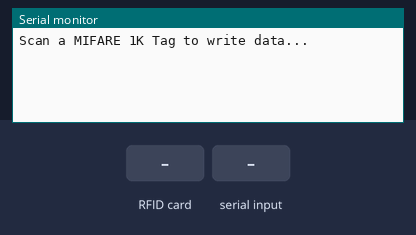
Bench run of a sketch on a simulated ESP8266 (NodeMCU). Parts: the last lines printed to the serial monitor. The test bench sets the inputs (shaded band).

Above: at 1.2 s.
1.3 s: RFID card 5E 7A 19 C4 held to the reader
At 2.5 s:
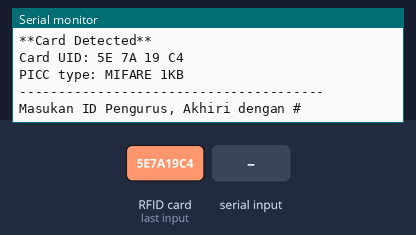
2.8 s: "1#" received over Serial
At 4.0 s:
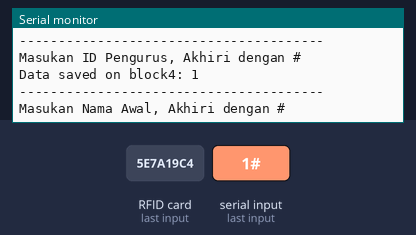
4.3 s: "0#" received over Serial
At 5.1 s:
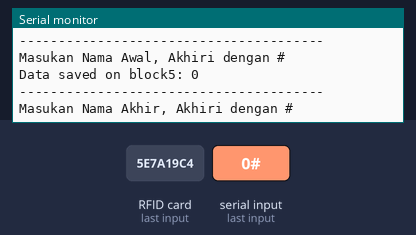
5.8 s: "2#" received over Serial
At 6.2 s:
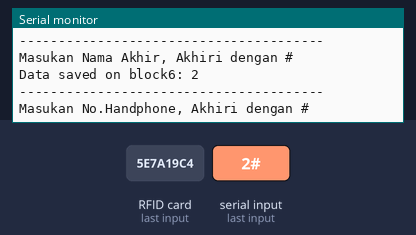
7.3 s: "1#" received over Serial
At 8.5 s:
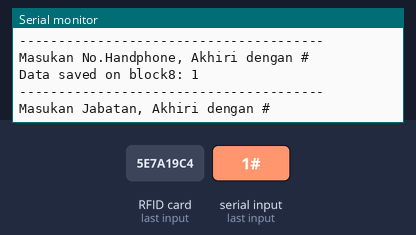
Timing chart, 0 to 9.8 s (numbered marks = the images above; inputs shaded):
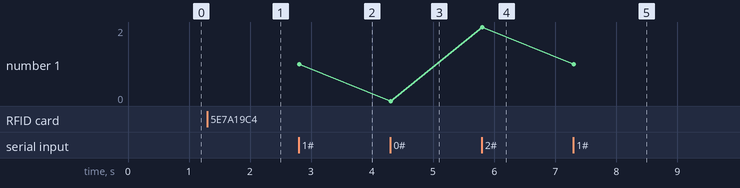

The sketch:

input_data.ino
```cpp
#include <SPI.h>
#include <MFRC522.h>
//--------------------------------------------------
//GPIO 0 --> D3
//GPIO 2 --> D4
const uint8_t RST_PIN = D3;
const uint8_t SS_PIN = D4;
//--------------------------------------------------
MFRC522 mfrc522(SS_PIN, RST_PIN);
MFRC522::MIFARE_Key key;
//--------------------------------------------------
/* Be aware of Sector Trailer Blocks */
int blockNum = 4;
/* Create array to read data from Block */
/* Length of buffer should be 4 Bytes
more than the size of Block (16 Bytes) */
byte bufferLen = 18;
byte readBlockData[18];
//--------------------------------------------------
MFRC522::StatusCode status;
//--------------------------------------------------


void setup() {
  //------------------------------------------------------
  //Initialize serial communications with PC
  Serial.begin(9600);
  //------------------------------------------------------
  //Initialize SPI bus
  SPI.begin();
  //------------------------------------------------------
  //Initialize MFRC522 Module
  mfrc522.PCD_Init();
  Serial.println("Scan a MIFARE 1K Tag to write data...");
  //------------------------------------------------------
}


/****************************************************************************************************
 * loop() function
 ****************************************************************************************************/
void loop() {
  //------------------------------------------------------------------------------
  /* Prepare the ksy for authentication */
  /* All keys are set to FFFFFFFFFFFFh at chip delivery from the factory */
  for (byte i = 0; i < 6; i++) {
    key.keyByte[i] = 0xFF;
  }
  //------------------------------------------------------------------------------
  /* Look for new cards */
  /* Reset the loop if no new card is present on RC522 Reader */
  if (!mfrc522.PICC_IsNewCardPresent()) { return; }
  //------------------------------------------------------------------------------
  /* Select one of the cards */
  if (!mfrc522.PICC_ReadCardSerial()) { return; }
  //------------------------------------------------------------------------------
  Serial.print("\n");
  Serial.println("**Card Detected**");
  /* Print UID of the Card */
  Serial.print(F("Card UID:"));
  for (byte i = 0; i < mfrc522.uid.size; i++) {
    Serial.print(mfrc522.uid.uidByte[i] < 0x10 ? " 0" : " ");
    Serial.print(mfrc522.uid.uidByte[i], HEX);
  }
  Serial.print("\n");
  /* Print type of card (for example, MIFARE 1K) */
  Serial.print(F("PICC type: "));
  MFRC522::PICC_Type piccType = mfrc522.PICC_GetType(mfrc522.uid.sak);
  Serial.println(mfrc522.PICC_GetTypeName(piccType));

  //------------------------------------------------------------------------------
  byte buffer[18];
  byte len;
  //wait until 20 seconds for input from serial
  Serial.setTimeout(20000L);
  //MMMMMMMMMMMMMMMMMMMMMMMMMMMMMMMMMMMMMMMMMMMMMMMMMMMMMMMMMMMMMMM
  Serial.println(F("---------------------------------------"));
  Serial.println(F("Masukan ID Pengurus, Akhiri dengan #"));
  len = Serial.readBytesUntil('#', (char *)buffer, 16);
  //add empty spaces to the remaining bytes of buffer
  for (byte i = len; i < 16; i++) buffer[i] = ' ';
  blockNum = 4;
  WriteDataToBlock(blockNum, buffer);
  ReadDataFromBlock(blockNum, readBlockData);
  dumpSerial(blockNum, readBlockData);
  //MMMMMMMMMMMMMMMMMMMMMMMMMMMMMMMMMMMMMMMMMMMMMMMMMMMMMMMMMMMMMMM
  Serial.println(F("---------------------------------------"));
  Serial.println(F("Masukan Nama Awal, Akhiri dengan #"));
  len = Serial.readBytesUntil('#', (char *)buffer, 16);
  for (byte i = len; i < 16; i++) buffer[i] = ' ';
  blockNum = 5;
  WriteDataToBlock(blockNum, buffer);
  ReadDataFromBlock(blockNum, readBlockData);
  dumpSerial(blockNum, readBlockData);
  //MMMMMMMMMMMMMMMMMMMMMMMMMMMMMMMMMMMMMMMMMMMMMMMMMMMMMMMMMMMMMMM
  Serial.println(F("---------------------------------------"));
  Serial.println(F("Masukan Nama Akhir, Akhiri dengan #"));
  len = Serial.readBytesUntil('#', (char *)buffer, 16);
  for (byte i = len; i < 16; i++) buffer[i] = ' ';
  blockNum = 6;
  WriteDataToBlock(blockNum, buffer);
  ReadDataFromBlock(blockNum, readBlockData);
  dumpSerial(blockNum, readBlockData);
  //MMMMMMMMMMMMMMMMMMMMMMMMMMMMMMMMMMMMMMMMMMMMMMMMMMMMMMMMMMMMMMM
  Serial.println(F("---------------------------------------"));
  Serial.println(F("Masukan No.Handphone, Akhiri dengan #"));
  len = Serial.readBytesUntil('#', (char *)buffer, 16);
  for (byte i = len; i < 16; i++) buffer[i] = ' ';
  blockNum = 8;
  WriteDataToBlock(blockNum, buffer);
  ReadDataFromBlock(blockNum, readBlockData);
  dumpSerial(blockNum, readBlockData);
  Serial.println(F("---------------------------------------"));
  Serial.println(F("Masukan Jabatan, Akhiri dengan #"));
  len = Serial.readBytesUntil('#', (char *)buffer, 16);
  for (byte i = len; i < 16; i++) buffer[i] = ' ';
  blockNum = 9;
  WriteDataToBlock(blockNum, buffer);
  ReadDataFromBlock(blockNum, readBlockData);
  dumpSerial(blockNum, readBlockData);
}


/****************************************************************************************************
 * Writ() function
 ****************************************************************************************************/
void WriteDataToBlock(int blockNum, byte blockData[]) {
  //Serial.print("Writing data on block ");
  //Serial.println(blockNum);
  //------------------------------------------------------------------------------
  /* Authenticating the desired data block for write access using Key A */
  status = mfrc522.PCD_Authenticate(MFRC522::PICC_CMD_MF_AUTH_KEY_A, blockNum, &key, &(mfrc522.uid));
  if (status != MFRC522::STATUS_OK) {
    Serial.print("Authentication failed for Write: ");
    Serial.println(mfrc522.GetStatusCodeName(status));
    return;
  }
  //------------------------------------------------------------------------------
  else {
    //Serial.print("Authentication OK - ");
  }
  //------------------------------------------------------------------------------
  /* Write data to the block */
  status = mfrc522.MIFARE_Write(blockNum, blockData, 16);
  if (status != MFRC522::STATUS_OK) {
    Serial.print("Writing to Block failed: ");
    Serial.println(mfrc522.GetStatusCodeName(status));
    return;
  } else {
    //Serial.println("Write OK");
  }
  //------------------------------------------------------------------------------
}


/****************************************************************************************************
 * ReadDataFromBlock() function
 ****************************************************************************************************/
void ReadDataFromBlock(int blockNum, byte readBlockData[]) {
  //Serial.print("Reading data from block ");
  //Serial.println(blockNum);
  //----------------------------------------------------------------------------
  /* Prepare the ksy for authentication */
  /* All keys are set to FFFFFFFFFFFFh at chip delivery from the factory */
  for (byte i = 0; i < 6; i++) {
    key.keyByte[i] = 0xFF;
  }
  //------------------------------------------------------------------------------
  /* Authenticating the desired data block for Read access using Key A */
  status = mfrc522.PCD_Authenticate(MFRC522::PICC_CMD_MF_AUTH_KEY_A, blockNum, &key, &(mfrc522.uid));
  //------------------------------------------------------------------------------
  if (status != MFRC522::STATUS_OK) {
    Serial.print("Authentication failed for Read: ");
    Serial.println(mfrc522.GetStatusCodeName(status));
    return;
  } else {
    //Serial.print("Authentication OK - ");
  }
  //------------------------------------------------------------------------------
  /* Reading data from the Block */
  status = mfrc522.MIFARE_Read(blockNum, readBlockData, &bufferLen);
  if (status != MFRC522::STATUS_OK) {
    Serial.print("Reading failed: ");
    Serial.println(mfrc522.GetStatusCodeName(status));
    return;
  } else {
    //readBlockData[16] = ' ';
    //readBlockData[17] = ' ';
    //Serial.println("Read OK");
  }
  //------------------------------------------------------------------------------
}


/****************************************************************************************************
 * dumpSerial() function
 ****************************************************************************************************/
void dumpSerial(int blockNum, byte blockData[]) {
  Serial.print("\n");
  Serial.print("Data saved on block");
  Serial.print(blockNum);
  Serial.print(": ");
  for (int j = 0; j < 16; j++) {
    Serial.write(readBlockData[j]);
  }
  Serial.print("\n");

  //Empty readBlockData array
  for (int i = 0; i < sizeof(readBlockData); ++i)
    readBlockData[i] = (char)0;  //empty space
}
```

Measured:
- after the input at 1.3 s, the serial monitor: prints a new line at once (image 1)
- after the input at 2.8 s, the serial monitor: prints a new line at once (image 2)
- after the input at 4.3 s, the serial monitor: prints a new line at once (image 3)
- after the input at 5.8 s, the serial monitor: prints a new line at once (image 4)
- after the input at 7.3 s, the serial monitor: prints a new line at once (image 5)
- plotted number 1: 1 → 0 after the input at 4.3 s, 0 → 2 after the input at 5.8 s, 2 → 1 after the input at 7.3 s
